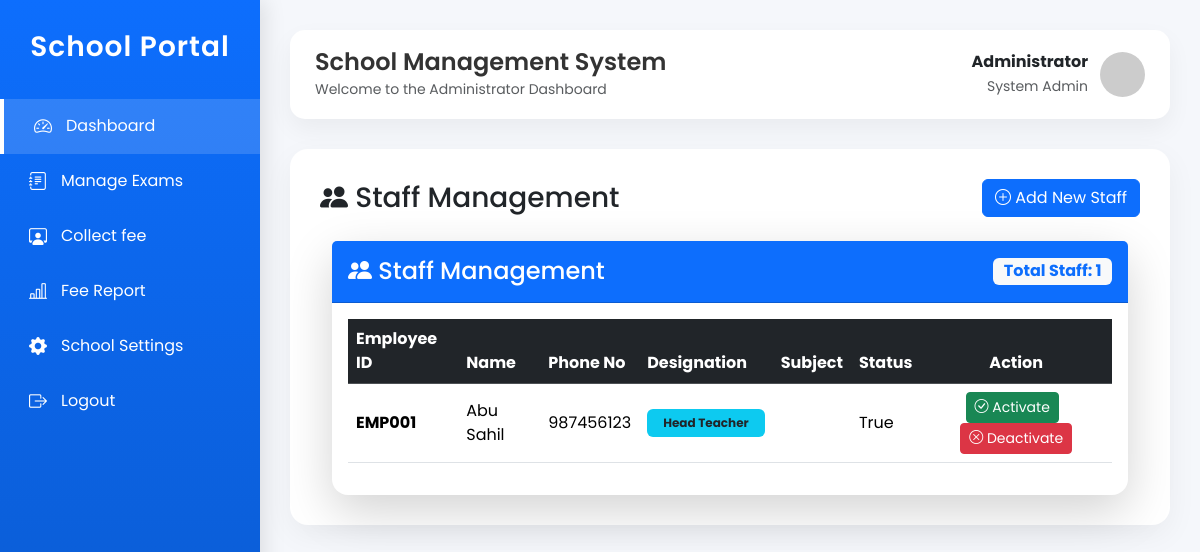
/staff_list (signed in), run on an earlier commit of the app's database.
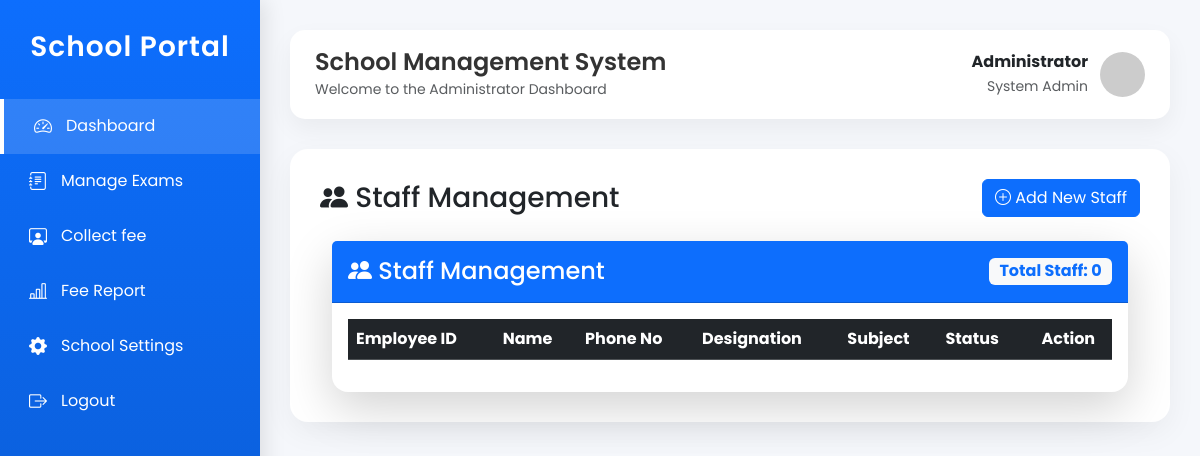
And on a later commit of the database.
### application/model.py (models this page shows)
class Staff(db.Model):
    __tablename__ = "staffs"
    id = db.Column(db.Integer, primary_key=True)
    user_id = db.Column(db.Integer, db.ForeignKey("users.id"),unique=True,nullable=False)
    employee_id = db.Column(db.String(30),unique=True, nullable=False )
    subject_id = db.Column(db.Integer,db.ForeignKey("subjects.id"))
    designation = db.Column(db.String(50), nullable=False)
    phone = db.Column(db.String(15))
    user = db.relationship("User", back_populates="staff")
    subject = db.relationship("Subject" , back_populates="staff" , uselist=False)
    exams = db.relationship("Exam",back_populates="staff", cascade="all, delete-orphan")

class User(db.Model, UserMixin):
    __tablename__ = "users"
    id = db.Column(db.Integer, primary_key=True)
    role = db.Column(db.String(20), nullable=False)       # Admin / Staff / Student
    name = db.Column(db.String(100), nullable=False)
    email = db.Column(db.String(100), unique=True, nullable=False)
    password = db.Column(db.String(255), nullable=False)
    is_active = db.Column(db.Boolean, default=True)
    created_at = db.Column(db.DateTime, default=datetime.utcnow)
    staff = db.relationship("Staff",back_populates="user",uselist=False,cascade="all, delete-orphan")
    student = db.relationship("Student",back_populates="user",uselist=False,cascade="all, delete-orphan")

### application/controler.py (the view)
@app.route("/staff_list")
@login_required
def staff_list():
    if current_user.role != "admin":
        flash("Only Admin can access this page.", "danger")
        return redirect(url_for("login"))
    staffs=Staff.query.all()
    return render_template("admin/staff_list.html" , staffs=staffs)

### application/controler.py (called while the page is built)
@login_manager.user_loader
def load_user(user_id):
    return User.query.get(int(user_id))

### templates/admin/staff_list.html (shortened to what this page needs)
{% extends "admin/admin_dashboard.html"%}
{% block content %}
<div class="d-flex justify-content-between align-items-center mb-3">
    <h3 class="mb-0">
        <i class="bi bi-people-fill"></i> Staff Management
    </h3>
    <a href="/add_staff" class="btn btn-primary">
        <i class="bi bi-plus-circle"></i>
        Add New Staff
    </a>
</div>
<div class="container mt-4">
    <div class="card shadow-lg border-0 rounded-4">
        <div class="card-header bg-primary text-white d-flex justify-content-between align-items-center py-3">
            <h4 class="mb-0">
                <i class="bi bi-people-fill"></i> Staff Management
            </h4>
            <span class="badge bg-light text-primary fs-6">
                Total Staff: {{ staffs|length }}
            </span>
        </div>
        <div class="card-body">
            <div class="table-responsive">
                <table class="table table-hover align-middle">
                    <thead class="table-dark">
                        <tr>
                            <th>Employee ID</th>
                            <th>Name</th>
                            <th>Phone No</th>
                            <th>Designation</th>
                            <th>Subject</th>
                            <th>Status</th>
                            <th class="text-center">Action</th>
                        </tr>
                    </thead>
                    <tbody>
                        {% for staff in staffs %}
                        <tr>
                            <td>
                                <strong>{{ staff.employee_id }}</strong>
                            </td>
                            <td>
                                {{ staff.user.name }}
                            </td>
                            <td>
                                {{ staff.phone }}
                            </td>
                            <td>
                                <span class="badge bg-info text-dark px-3 py-2">
                                    {{ staff.designation }}
                                </span>
                            </td>
                            <td>
                            </td>
                            <td>
                                {{ staff.user.is_active }}
                            </td>
                            <td class="text-center">
                                <form action="/activate_staff/{{staff.id}}" method="POST" class="d-inline">
                                    <button type="submit" class="btn btn-success btn-sm me-2">
                                        <i class="bi bi-check-circle"></i>
                                        Activate
                                    </button>
                                </form>
                                <form action="/deactivate_staff/{{staff.id}}" method="POST" class="d-inline">
                                    <button type="submit" class="btn btn-danger btn-sm">
                                        <i class="bi bi-x-circle"></i>
                                        Deactivate
                                    </button>
                                </form>
                            </td>
                        </tr>
                        {% endfor %}
                    </tbody>
                </table>
            </div>
        </div>
    </div>
</div>
{% endblock %}

### templates/admin/admin_dashboard.html (shortened to what this page needs)
<!DOCTYPE html>
<html lang="en">
<head>
    <link href="https://cdn.jsdelivr.net/npm/bootstrap@5.3.3/dist/css/bootstrap.min.css" rel="stylesheet">
    <link href="https://cdn.jsdelivr.net/npm/bootstrap-icons/font/bootstrap-icons.css" rel="stylesheet">
</head>
<body>
    <div class="sidebar">
        <h3>School Portal</h3>
        <a href="/admin" class="active">
            <i class="bi bi-speedometer2"></i>
            <span>Dashboard</span>
        </a>
        <a href="/create_exam">
            <i class="bi bi-journal-text"></i>
            <span>Manage Exams</span>
        </a>
        <a href="/collect_fee"><i class="bi bi-person-workspace"></i><span>Collect fee</span></a>
        <a href="/fee_report">
            <i class="bi bi-bar-chart-line"></i>
            <span>Fee Report</span>
        </a>
        <a href="{{ url_for('school_details') }}">
            <i class="bi bi-gear-fill"></i>
            <span>School Settings</span>
        </a>
        <a href="/logout">
            <i class="bi bi-box-arrow-right"></i>
            <span>Logout</span>
        </a>
    </div>
    <div class="content">
        <div class="topbar">
            <div>
                <h4>School Management System</h4>
                <small class="text-muted">
                    Welcome to the Administrator Dashboard
                </small>
            </div>
            <div class="profile">
                <div class="text-end">
                    <strong>Administrator</strong><br>
                    <small class="text-muted">System Admin</small>
                </div>
                <img src="https://ui-avatars.com/api/?name=Admin&background=0d6efd&color=fff" alt="Admin">
            </div>
        </div>
        <div class="page-card">
            {% block content %}{% endblock %}
        </div>
    </div>
</body>
</html>

### templates/admin/admin_dashboard.html (style rules this page uses)
* { margin: 0; padding: 0; box-sizing: border-box; font-family: 'Poppins', sans-serif; }
body { background: #f5f7fb; }
.sidebar { position: fixed; top: 0; left: 0; width: 260px; height: 100vh; background: linear-gradient(180deg, #0d6efd, #0a58ca); color: white; padding-top: 30px; box-shadow: 5px 0 20px rgba(0, 0, 0, .1); }
.sidebar h3 { text-align: center; font-weight: 600; margin-bottom: 35px; letter-spacing: 1px; }
.sidebar a { display: flex; align-items: center; gap: 14px; padding: 14px 25px; color: white; text-decoration: none; transition: .3s; border-left: 4px solid transparent; }
.sidebar a:hover, .sidebar a.active { background: rgba(255, 255, 255, .15); border-left: 4px solid white; padding-left: 30px; }
.sidebar i { font-size: 18px; }
.content { margin-left: 260px; min-height: 100vh; padding: 30px; }
.topbar { background: white; border-radius: 15px; padding: 18px 25px; display: flex; justify-content: space-between; align-items: center; box-shadow: 0 10px 25px rgba(0, 0, 0, .05); margin-bottom: 30px; }
.topbar h4 { margin: 0; font-weight: 600; color: #333; }
.profile { display: flex; align-items: center; gap: 12px; }
.profile img { width: 45px; height: 45px; border-radius: 50%; }
.page-card { background: white; border-radius: 18px; padding: 30px; box-shadow: 0 10px 30px rgba(0, 0, 0, .05); }

What changed in the data, as far as the page shows it:
removed Staff: employee_id "EMP001", user.name "Abu Sahil", phone "987456123", designation "Head Teacher", user.is_active "True"
Also different on the page:
{{ staffs|length }}: "1" → "0"
